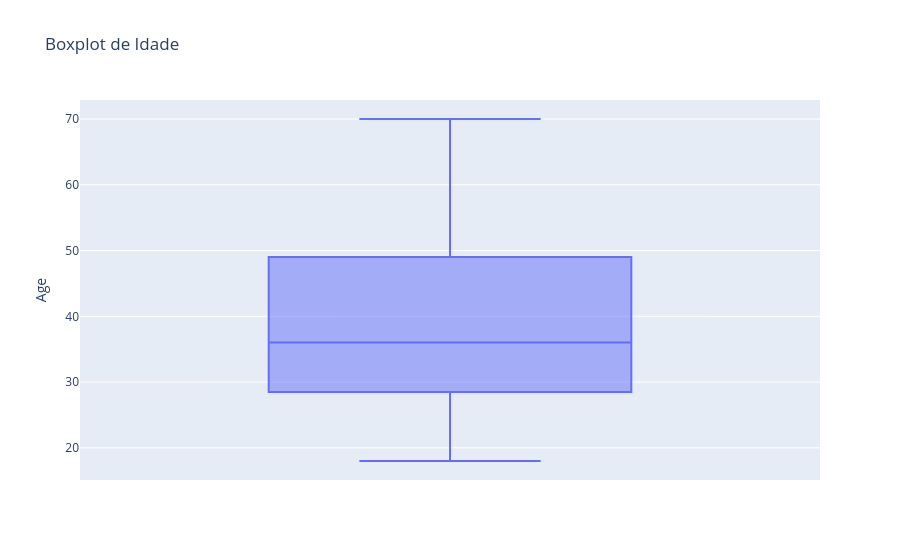

The cell this chart's notebook holds for it:
### Markdown cell above
A maioria das variáveis possuem os dados com o pico de aglomeração mais a esquerda, com excessão apenas de 'spending score' que aparenta ter uma distribuição mais normal.

### Code cell
#Verificação da presença de Ouliers
fig = px.box(df, y='Age', title='Boxplot de Idade')
fig.show()

### Figure 1 — Plotly figure (JSON) as saved in the notebook; plotly's stock layout.template omitted (floating-point values rounded to 4 significant figures; data arrays with more than 128 entries replaced by an {"elided": "..."} marker saying what was removed)
{"data": [{"alignmentgroup": "True", "hovertemplate": "Age=%{y}<extra></extra>", "legendgroup": "", "marker": {"color": "#636efa"}, "name": "", "notched": false, "offsetgroup": "", "orientation": "v", "showlegend": false, "type": "box", "x0": " ", "xaxis": "x", "y": {"elided": "200 int values"}, "y0": " ", "yaxis": "y"}], "layout": {"boxmode": "group", "legend": {"tracegroupgap": 0}, "title": {"text": "Boxplot de Idade"}, "xaxis": {"anchor": "y", "domain": [0, 1]}, "yaxis": {"anchor": "x", "domain": [0, 1], "title": {"text": "Age"}}}}
